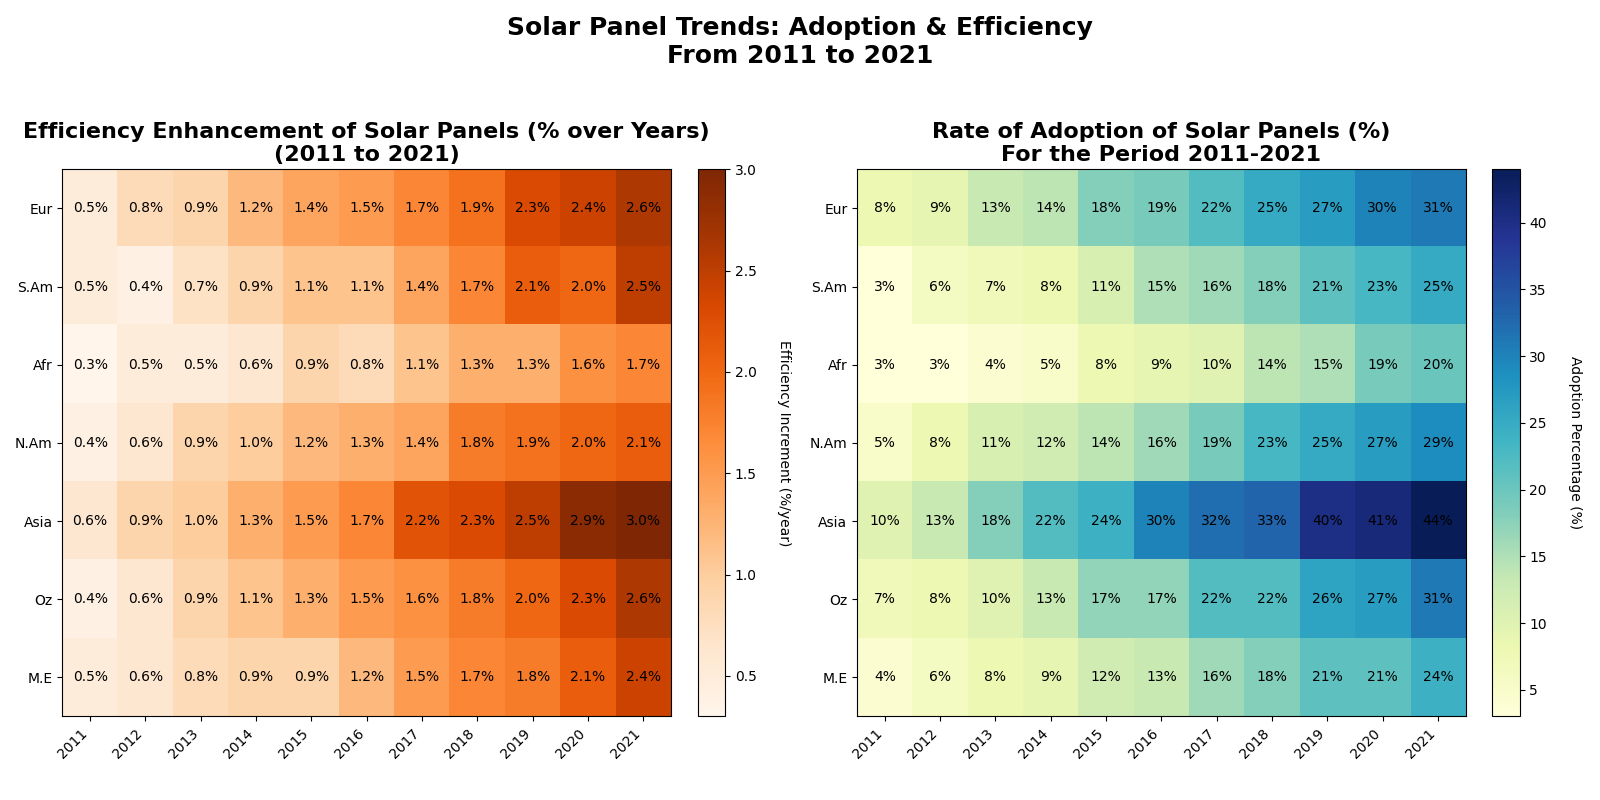

The script that drew this image:
import numpy as np
import matplotlib.pyplot as plt

# Define years and shuffled regions
years = np.arange(2011, 2022)
regions = ["Europe", "South America", "Africa", "North America", "Asia", "Australia", "Middle East"]

# Manually altered Adoption rates (%) data
adoption_rates = np.array([
    [8, 9, 13, 14, 18, 19, 22, 25, 27, 30, 31],   # Europe
    [3, 6, 7, 8, 11, 15, 16, 18, 21, 23, 25],     # South America
    [3, 3, 4, 5, 8, 9, 10, 14, 15, 19, 20],       # Africa
    [5, 8, 11, 12, 14, 16, 19, 23, 25, 27, 29],   # North America
    [10, 13, 18, 22, 24, 30, 32, 33, 40, 41, 44], # Asia
    [7, 8, 10, 13, 17, 17, 22, 22, 26, 27, 31],   # Australia
    [4, 6, 8, 9, 12, 13, 16, 18, 21, 21, 24]      # Middle East
])

# Manually altered Efficiency improvement data (%/year)
efficiency_improvement = np.array([
    [0.5, 0.8, 0.9, 1.2, 1.4, 1.5, 1.7, 1.9, 2.3, 2.4, 2.6],  # Europe
    [0.5, 0.4, 0.7, 0.9, 1.1, 1.1, 1.4, 1.7, 2.1, 2.0, 2.5],  # South America
    [0.3, 0.5, 0.5, 0.6, 0.9, 0.8, 1.1, 1.3, 1.3, 1.6, 1.7],  # Africa
    [0.4, 0.6, 0.9, 1.0, 1.2, 1.3, 1.4, 1.8, 1.9, 2.0, 2.1],  # North America
    [0.6, 0.9, 1.0, 1.3, 1.5, 1.7, 2.2, 2.3, 2.5, 2.9, 3.0],  # Asia
    [0.4, 0.6, 0.9, 1.1, 1.3, 1.5, 1.6, 1.8, 2.0, 2.3, 2.6],  # Australia
    [0.5, 0.6, 0.8, 0.9, 0.9, 1.2, 1.5, 1.7, 1.8, 2.1, 2.4]   # Middle East
])

fig, axs = plt.subplots(nrows=1, ncols=2, figsize=(16, 8))

# Heatmap for Efficiency Improvement
im1 = axs[0].imshow(efficiency_improvement, cmap='Oranges', aspect='auto')
axs[0].set_title('Efficiency Enhancement of Solar Panels (% over Years)\n(2011 to 2021)', fontsize=16, weight='bold')
axs[0].set_xticks(np.arange(len(years)))
axs[0].set_yticks(np.arange(len(regions)))
axs[0].set_xticklabels(years, rotation=45, ha='right')
axs[0].set_yticklabels(['Eur', 'S.Am', 'Afr', 'N.Am', 'Asia', 'Oz', 'M.E'])
for i in range(len(regions)):
    for j in range(len(years)):
        axs[0].text(j, i, f'{efficiency_improvement[i, j]:.1f}%', ha='center', va='center', color='black')
cbar1 = plt.colorbar(im1, ax=axs[0], fraction=0.046, pad=0.04)
cbar1.set_label('Efficiency Increment (%/year)', rotation=270, labelpad=25)

# Heatmap for Adoption Rates
im2 = axs[1].imshow(adoption_rates, cmap='YlGnBu', aspect='auto')
axs[1].set_title('Rate of Adoption of Solar Panels (%)\nFor the Period 2011-2021', fontsize=16, weight='bold')
axs[1].set_xticks(np.arange(len(years)))
axs[1].set_yticks(np.arange(len(regions)))
axs[1].set_xticklabels(years, rotation=45, ha='right')
axs[1].set_yticklabels(['Eur', 'S.Am', 'Afr', 'N.Am', 'Asia', 'Oz', 'M.E'])
for i in range(len(regions)):
    for j in range(len(years)):
        axs[1].text(j, i, f'{adoption_rates[i, j]}%', ha='center', va='center', color='black')
cbar2 = plt.colorbar(im2, ax=axs[1], fraction=0.046, pad=0.04)
cbar2.set_label('Adoption Percentage (%)', rotation=270, labelpad=25)

plt.suptitle('Solar Panel Trends: Adoption & Efficiency\nFrom 2011 to 2021', fontsize=18, weight='bold')
plt.tight_layout(rect=[0, 0.03, 1, 0.95])
plt.show()
